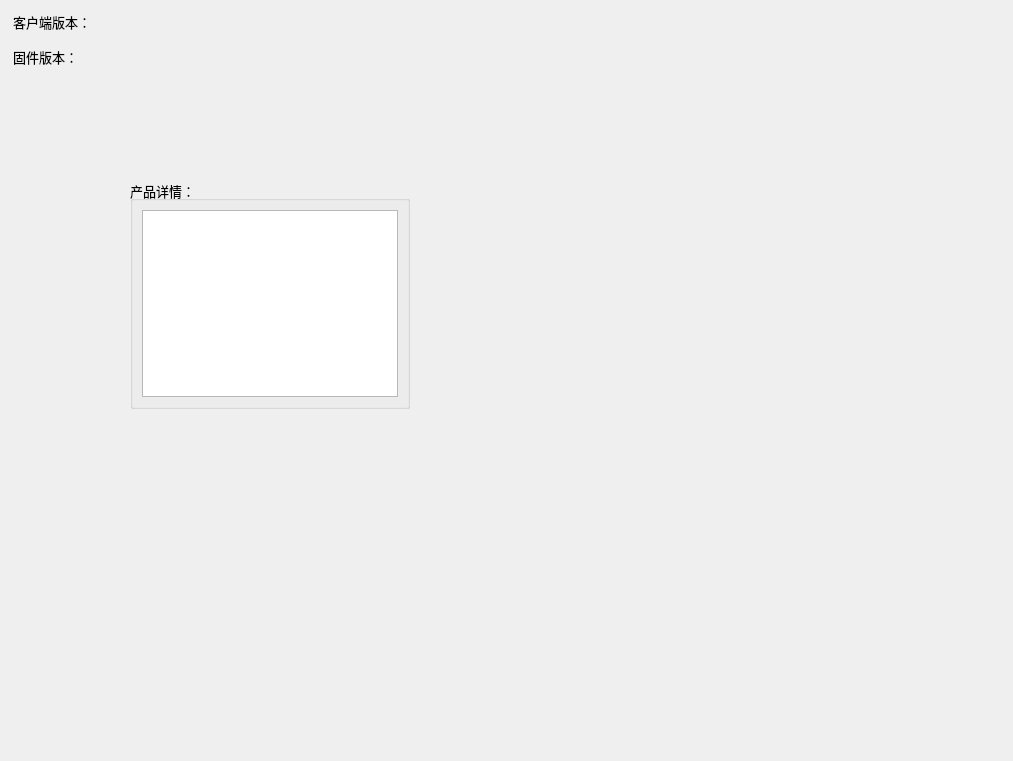
<?xml version="1.0" encoding="UTF-8"?>
<ui version="4.0">
 <class>AboutGui</class>
 <widget class="QDialog" name="AboutGui">
  <property name="geometry">
   <rect>
    <x>0</x>
    <y>0</y>
    <width>1013</width>
    <height>761</height>
   </rect>
  </property>
  <property name="windowTitle">
   <string>关于</string>
  </property>
  <widget class="QGroupBox" name="groupBox">
   <property name="geometry">
    <rect>
     <x>130</x>
     <y>180</y>
     <width>280</width>
     <height>229</height>
    </rect>
   </property>
   <property name="font">
    <font>
     <pointsize>10</pointsize>
    </font>
   </property>
   <property name="title">
    <string>产品详情：</string>
   </property>
   <layout class="QHBoxLayout" name="horizontalLayout">
    <item>
     <widget class="QTextBrowser" name="textBrowser"/>
    </item>
   </layout>
  </widget>
  <widget class="QLabel" name="label">
   <property name="geometry">
    <rect>
     <x>13</x>
     <y>13</y>
     <width>102</width>
     <height>17</height>
    </rect>
   </property>
   <property name="font">
    <font>
     <pointsize>10</pointsize>
    </font>
   </property>
   <property name="text">
    <string>客户端版本：</string>
   </property>
  </widget>
  <widget class="QLabel" name="label_client_verson">
   <property name="geometry">
    <rect>
     <x>122</x>
     <y>13</y>
     <width>551</width>
     <height>19</height>
    </rect>
   </property>
   <property name="font">
    <font>
     <pointsize>10</pointsize>
    </font>
   </property>
   <property name="text">
    <string/>
   </property>
  </widget>
  <widget class="QLabel" name="label_2">
   <property name="geometry">
    <rect>
     <x>13</x>
     <y>48</y>
     <width>85</width>
     <height>17</height>
    </rect>
   </property>
   <property name="font">
    <font>
     <pointsize>10</pointsize>
    </font>
   </property>
   <property name="text">
    <string>固件版本：</string>
   </property>
  </widget>
  <widget class="QLabel" name="label_firmware_version">
   <property name="geometry">
    <rect>
     <x>122</x>
     <y>48</y>
     <width>801</width>
     <height>19</height>
    </rect>
   </property>
   <property name="font">
    <font>
     <pointsize>10</pointsize>
    </font>
   </property>
   <property name="text">
    <string/>
   </property>
  </widget>
 </widget>
 <resources/>
 <connections/>
</ui>
